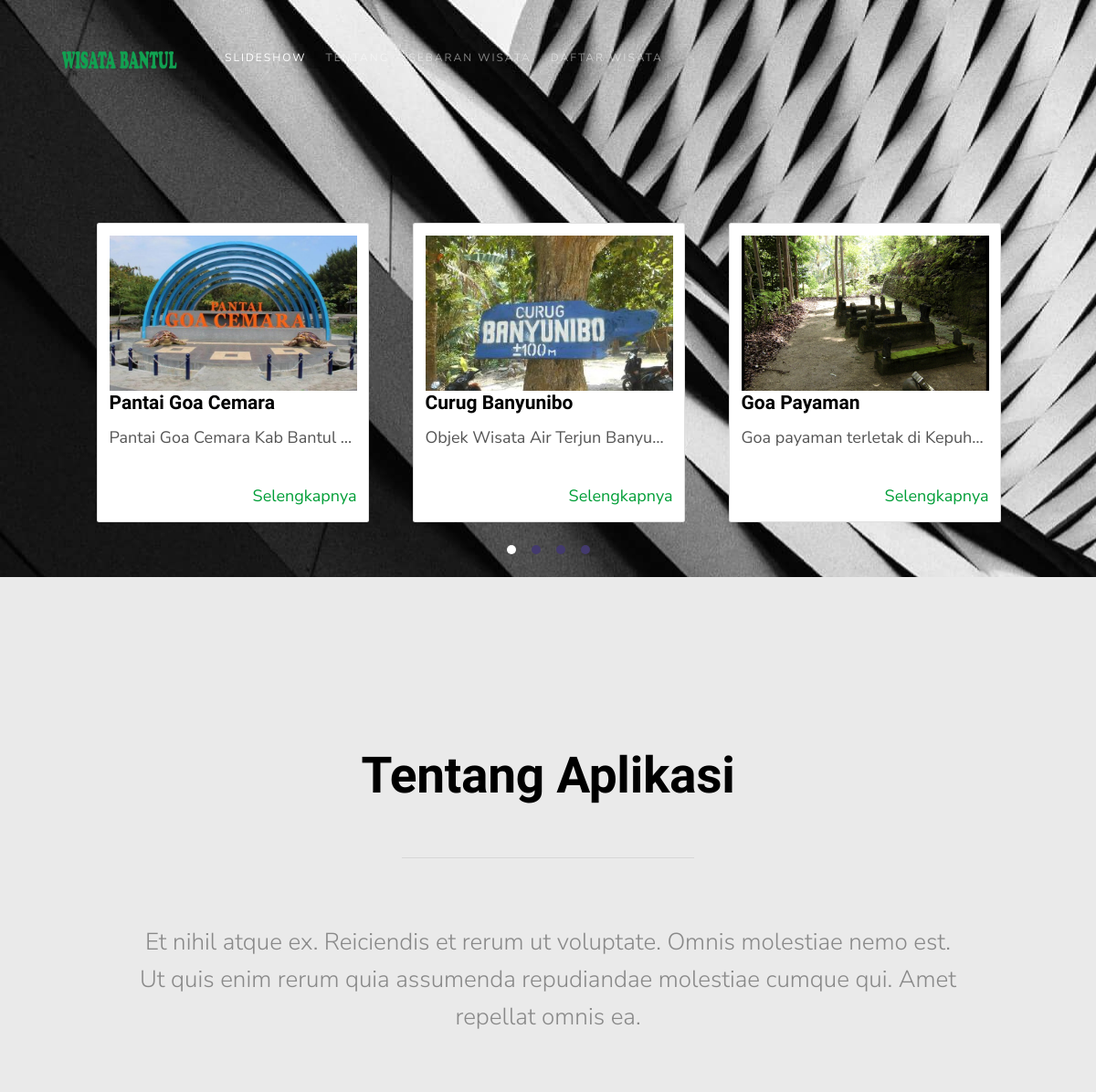
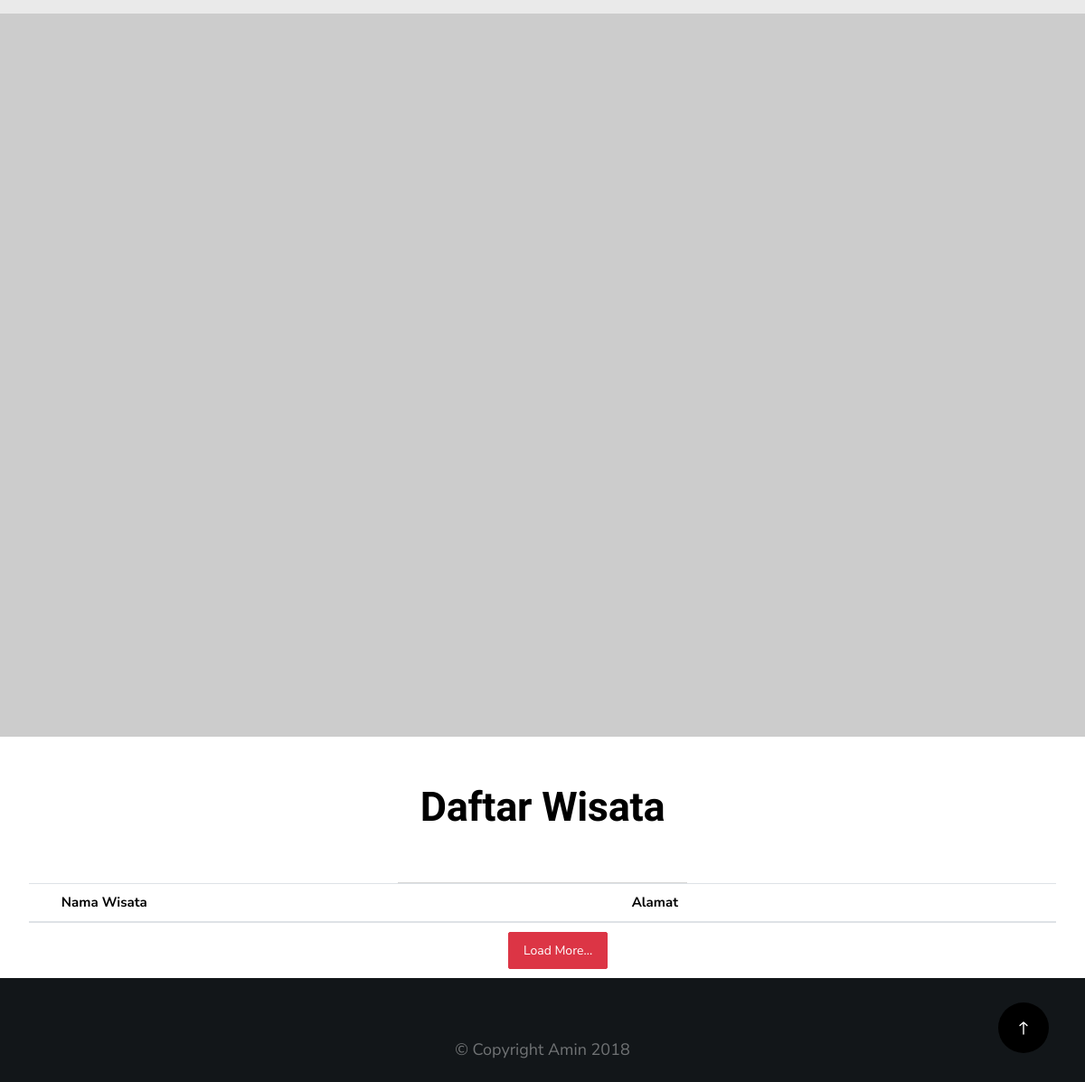
The page / on the database its author committed (2 pictures, top to bottom).
### tables this page shows
CREATE TABLE `wisata` (
  `id_wisata` int(3) NOT NULL,
  `nama_wisata` varchar(150) NOT NULL,
  `alamat_wisata` varchar(150) NOT NULL,
  `detail` text NOT NULL,
  `foto` varchar(200) NOT NULL,
  `lat` varchar(100) NOT NULL,
  `lng` varchar(100) NOT NULL
);

### index.php (the view, shortened to what this page needs)
<?php
  $koneksi = new Koneksi();
  $h = $koneksi->connect();
  $query_wisata = mysqli_query($h, "SELECT * FROM wisata ORDER BY RAND() LIMIT 4");
?>
<!DOCTYPE html>
<html class="no-js" lang="en">
<head>
    <link rel="stylesheet" href="assets/vendor/bootstrap/css/bootstrap.min.css">
    <link href="assets/vendor/fonts/circular-std/style.css" rel="stylesheet">
    <link rel="stylesheet" href="assets/vendor/fonts/fontawesome/css/fontawesome-all.css">
    <link rel="stylesheet" href="assets/vendor/charts/chartist-bundle/chartist.css">
    <link rel="stylesheet" href="assets/vendor/charts/morris-bundle/morris.css">
    <link rel="stylesheet" href="assets/vendor/fonts/material-design-iconic-font/css/materialdesignicons.min.css">
    <link rel="stylesheet" href="assets/vendor/charts/c3charts/c3.css">
    <link rel="stylesheet" href="assets/vendor/fonts/flag-icon-css/flag-icon.min.css">
    <link rel="stylesheet" href="css/style-skripsi.css">
    <link rel="stylesheet" href="css/base.css">
    <link rel="stylesheet" href="css/vendor.css">
    <link rel="stylesheet" href="css/main.css">
</head>
<body id="top">
    <header class="s-header">
        <div class="row">
          <div class="header-logo">
            <a class="site-logo" href="#">
              <img src="images/baaantul.png" alt="Homepage" style="height:125px">
            </a>
          </div>
          <nav class="header-nav-wrap">
            <ul class="header-main-nav">
              <li><a class="smoothscroll" href="#about" title="about">Slideshow</a></li>
              <li><a class="smoothscroll" href="#tentang" title="features">Tentang</a></li>
              <li><a class="smoothscroll" href="#peta" title="features">Sebaran Wisata</a></li>
              <li><a class="smoothscroll" href="#wisata" title="pricing">Daftar Wisata</a></li>
            </ul>
          </nav>
        </div>
    </header>
    <section id="about" class="s-about target-section" style="padding-bottom:60px;background-image: url('images/hero-bg.jpg');">
        <div class="row wide about-desc" data-aos="fade-up">
            <div class="col-full slick-slider about-desc__slider">
              <?php
              while($row = $query_wisata->fetch_array()){
                ?>
                <div class="about-desc__slide">
                  <div class="card">
                    <div class="card-body">
                      <div class="bg w-100 bg-card" style="background-image: url('photos/<?php echo $row['foto'];?>');">
                      </div>
                      <h4 class="card-title"><?php echo $row['nama_wisata'];?></h4>
                      <p class="card-text text-concat"><?php echo strip_tags($row['detail']);?></p>
                      <div class="w-100 kanan-text">
                        <a href="detail.php?id=<?php echo $row['id_wisata']; ?>" class="">Selengkapnya</a>
                      </div>
                    </div>
                  </div>
                </div>
                <?php
              }
              ?>
            </div>
        </div>
    </section>
    <section id="tentang" class="s-features target-section">
        <div class="row section-header has-bottom-sep" data-aos="fade-up">
            <div class="col-full">
                <h3 class="display-1">
                    Tentang Aplikasi
                </h3>
            </div>
        </div>
        <div class="row features block-1-3 block-m-1-2">
          <p class="lead tengah-text" data-aos="fade-up">
              Et nihil atque ex. Reiciendis et rerum ut voluptate. Omnis molestiae nemo est.
              Ut quis enim rerum quia assumenda repudiandae molestiae cumque qui. Amet repellat
              omnis ea.
          </p>
        </div>
    </section>
    <section id="peta" class="s-features target-section" style="background-color:#CCCCCC;padding:0px">
        <div class="w-100 heightWindow" id="map-canvas">
        </div>
    </section>
    <section id="wisata" class="s-pricing target-section col-md-12" style="padding-top:50px;padding-bottom:0px">
      <div class="row section-header has-bottom-sep" data-aos="fade-up">
          <div class="col-full">
              <h5 class="display-1" style="font-size:45px">
                  Daftar Wisata
              </h5>
          </div>
      </div>
      <div class="col-md-12">
        <table class="table table-hover" style="font-size:15px">
          <thead>
            <tr class="">
              <th scope="col">
                <div class="row">
                  Nama Wisata
                </div>
                </th>
              <th scope="col">Alamat</th>
              <th scope="col" style="width:50px"></th>
            </tr>
          </thead>
        </table>
      </div>
    </section>
    <section id="loadmore" class="w-100" style="background-color:white;padding-bottom:10px">
      <div id="btn_loadmore" class="btn btn-danger centerHorizontal">
        Load More...
      </div>
    </section>
    <footer class="s-footer footer" style="height:0px;margin-top:40px">
        <div class="row" style="padding-bottom:20px">
          <div class="col-md-12" style="text-align:center">
              <span>© Copyright Amin 2018</span>
          </div>
        </div>
        <div class="go-top link-is-visible">
            <a class="smoothscroll" title="Back to Top" href="#top"></a>
        </div>
    </footer>
</body>

### css/style-skripsi.css (style rules this page uses)
body { transition:.25s all linear; }
.tengah-text { text-align: center; }
.kanan-text { text-align: right; }
.w-100, .w-30, .w-50, .w-1, .w-10, .w-15, .w-60, .w-20, .w-12, .w-80, .w-75 { float : left; }
.w-100 { width:100%; }
.bg { -webkit-background-size: 100%; -moz-background-size: 100%; -o-background-size: 100%; background-size: 100%; -webkit-background-size: cover; -moz-background-size: cover; -o-background-size: cover; background-size: cover; background-attachment: relative; background-position: center center; }
.bg-card { height: 170px; }
.text-concat { height: : 200px; white-space: nowrap; overflow: hidden; text-overflow: ellipsis; }

### css/base.css (style rules this page uses)
html { font-family: sans-serif; line-height: 1.15; -ms-text-size-adjust: 100%; -webkit-text-size-adjust: 100%; }
body { margin: 0; }
article, aside, footer, header, nav, section { display: block; }
a { background-color: transparent; -webkit-text-decoration-skip: objects; }
img { border-style: none; }
html { font-size: 62.5%; box-sizing: border-box; }
*, *::before, *::after { box-sizing: inherit; }
body { font-weight: normal; line-height: 1; word-wrap: break-word; text-rendering: optimizeLegibility; -webkit-overflow-scrolling: touch; -webkit-text-size-adjust: none; }
body, input, button { -moz-osx-font-smoothing: grayscale; -webkit-font-smoothing: antialiased; }
img, video { max-width: 100%; height: auto; }
div, dl, dt, dd, ul, ol, li, h1, h2, h3, h4, h5, h6, pre, form, p, blockquote, th, td { margin: 0; padding: 0; }
h1, h2, h3, h4, h5, h6 { -webkit-font-smoothing: auto; -webkit-font-smoothing: antialiased; -webkit-font-variant-ligatures: common-ligatures; -moz-font-variant-ligatures: common-ligatures; font-variant-ligatures: common-ligatures; text-rendering: optimizeLegibility; }
ol, ul { list-style: none; }
li { display: block; }
a { text-decoration: none; line-height: inherit; }
a img { border: none; }
.row { width: 89%; max-width: 1200px; margin: 0 auto; }
.row:after { content: ""; display: table; clear: both; }
[class*="col-"] { float: left; padding: 0 20px; }
.col-twelve, .col-full { width: 100%; }
@media only screen and (max-width:1200px) { [class*="col-"] { padding: 0 16px; } }
[class*="block-"]:after { content: ""; display: table; clear: both; }

### rows shown on the page
wisata: foto (picture), nama_wisata "Pantai Goa Cemara", detail "Pantai Goa Cemara Kab Bantul…"
wisata: foto (picture), nama_wisata "Curug Banyunibo", detail "Objek Wisata Air Terjun Banyu…"
wisata: foto (picture), nama_wisata "Goa Payaman", detail "Goa payaman terletak di Kepuh…"
wisata: detail "Lokasi Kebun buah dari Perem…"
